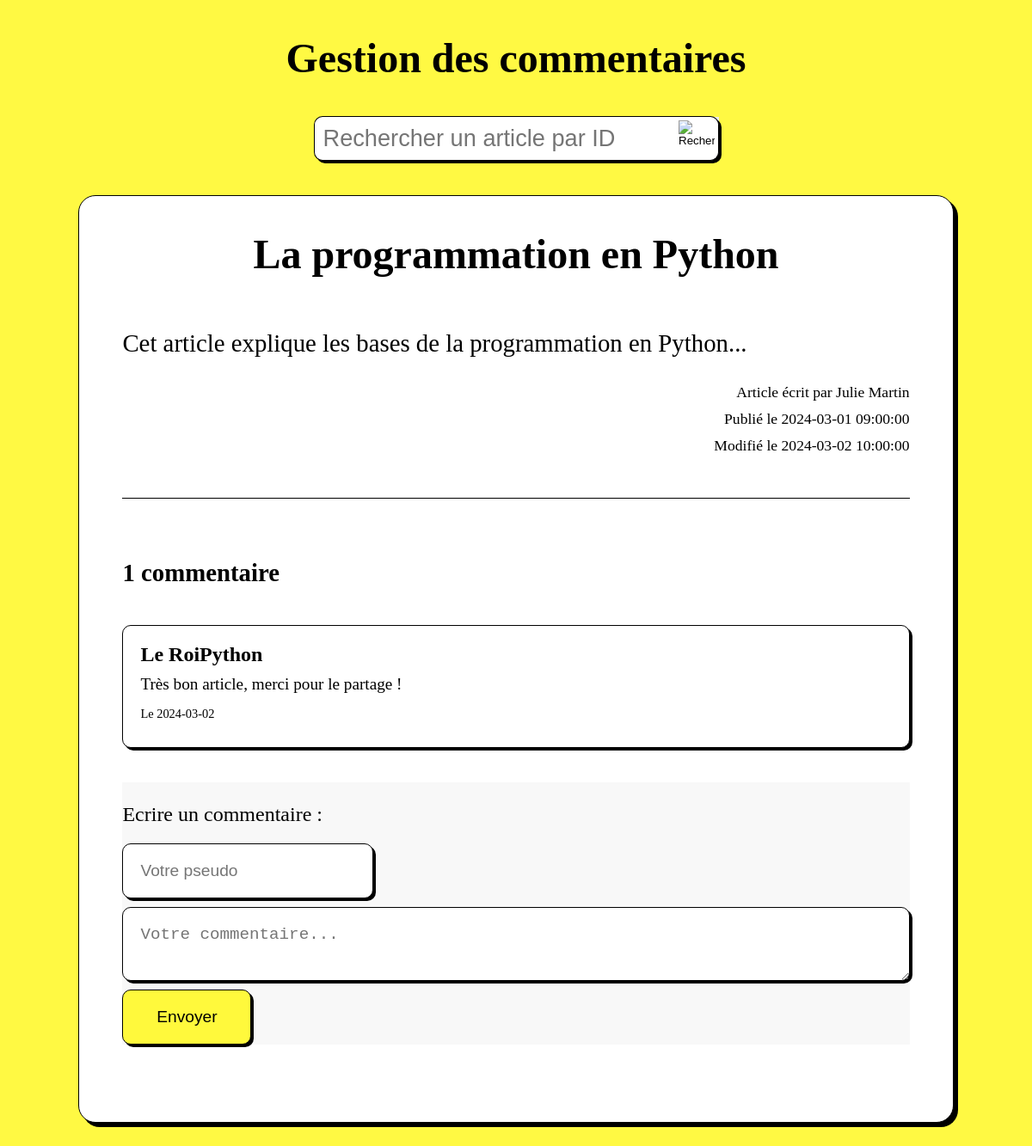
/TP2-projet-blog/TP2-exercices/3-gestion-des-commentaires.php?id_article=4, run on an earlier commit of the app's database.
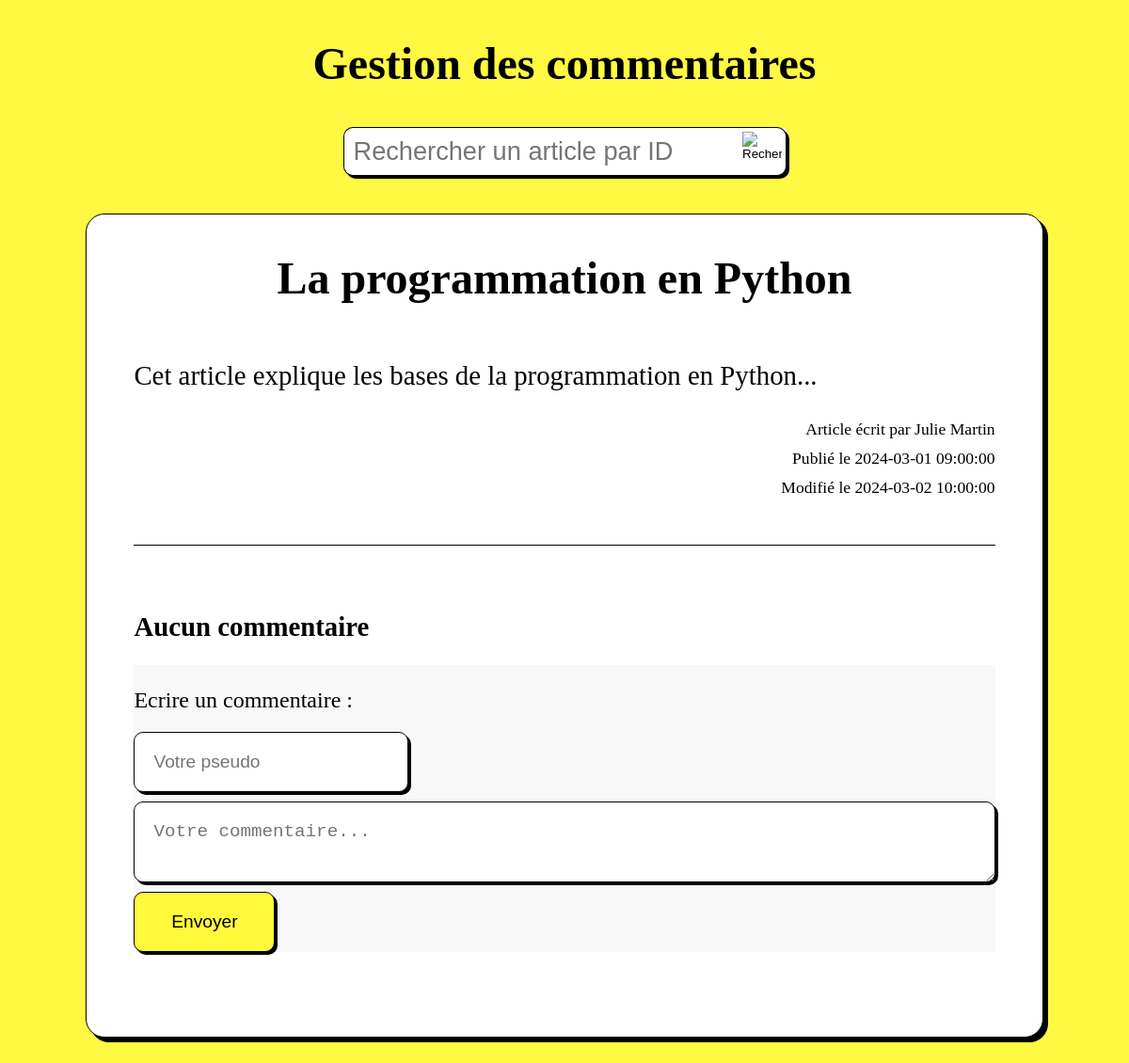
And on a later commit of the database.
### tables this page shows
CREATE TABLE Commentaires (
    id_com INT PRIMARY KEY AUTO_INCREMENT,
    id_art INT,
    pseudo VARCHAR(100),
    contenu TEXT,
    date_crea DATETIME,
    FOREIGN KEY (id_art) REFERENCES Articles(id_art)
);

### TP2-projet-blog/TP2-exercices/3-gestion-des-commentaires.php (the view, shortened to what this page needs)
<!DOCTYPE html>
<html lang="fr">
<head>
    <link rel="stylesheet" href="gestionCommentaires.css">
</head>
<body>
    <main>
        <h1>Gestion des commentaires</h1>
        <form id="formRecherche" method="post" action="3-gestion-des-commentaires.php">
            <input required type="text" name="idart" placeholder="Rechercher un article par ID">
            <button onclick="submitForm()" title="Rechercher">
                <img src="http://cdn.onlinewebfonts.com/svg/img_588.png" alt="Rechercher">
            </button>
        </form>
            <?php
            $db = new PDO('mysql:host=localhost;dbname=blog', 'root', '');
            if(isset($_POST['idart']) || isset($_GET['id_article'])){
                if(isset($_POST['idart'])){
                    $idart = $_POST['idart'];
                    $_SESSION['idart'] = $idart;
                } else {
                    $idart = $_GET['id_article'];
                }
                $query = $db->prepare(
                    "SELECT id_art, titre, corps, date_crea, date_modif, nom, prenom
                    FROM articles JOIN utilisateurs USING(id_aut) WHERE id_art = :idart"
                                    );
                $query->execute([
                    "idart"=>$idart
                ]);
                $article = $query->fetch();
                if($article){
                    echo"<div class='conteneur-article'>";
                        echo"<h1>" . $article['titre'] . "</h1>";
                        echo"<p class='corps-article'>" . $article['corps'] . "</p>";
                        echo"<div class='info-art-container'>
                                <p class='info-art'> Article écrit par " . $article['prenom'] . " " . $article['nom'] . "</p>
                                <p class='info-art'> Publié le " . $article['date_crea'] . "</p>
                                <p class='info-art'> Modifié le " . $article['date_modif'] . "</p>
                            </div>";
                        echo "<div class='ligne-horizontale'></div>";
                        $query = $db->prepare("SELECT * FROM commentaires WHERE id_art = :idart");
                        $query->execute(["idart" => $idart]);
                        $commentaires = $query->fetchAll();
                        echo "<h2 class='comms-annonce'>";
                            if ($commentaires) {
                                $commentCount = count($commentaires);
                                if ($commentCount > 1) {
                                    echo $commentCount . " commentaires";
                                } else {
                                    echo $commentCount . " commentaire";
                                }
                            } else {
                                echo "Aucun commentaire";
                            }
                        echo "</h2>";
                        echo "<div class='comms-cont'>";
                            foreach($commentaires as $com){
                                echo "
                                <div class='com'>
                                    <h4>" . $com['pseudo'] . "</h4>
                                    <p>" . $com['contenu'] . "</p>
                                    <p class='date-com'> Le " . substr($com['date_crea'], 0, 10) . "</p>";
                                echo "</div>";
                            }
                        echo"</div>";
                        echo "<div class='comment-form'>";
                            echo "<h3>Ecrire un commentaire :</h3>";
                            echo "<form method='POST' action=''>";
                                echo "<input required type='text' name='pseudo' placeholder='Votre pseudo'>";
                                echo "<textarea required name='comment' placeholder='Votre commentaire...'></textarea>";
                                echo "<input name='send-commentaire' type='submit' value='Envoyer'>";
                            echo "</form>";
                        echo "</div>";
                    echo"</div>";
                }else{
                    echo"<div>Article non trouvé</div>";
                }
            }
            ?>
    </main>
</body>
</html>

What changed in the data, as far as the page shows it:
no longer on this page (row edited): commentaires: pseudo "Le RoiPython", contenu "Très bon article, merci pour le partage !", date_crea "2024-03-02"
Also different on the page:
$commentCount: "1" → (not shown)
text no longer shown: "commentaire"
text now shown: "Aucun commentaire"
